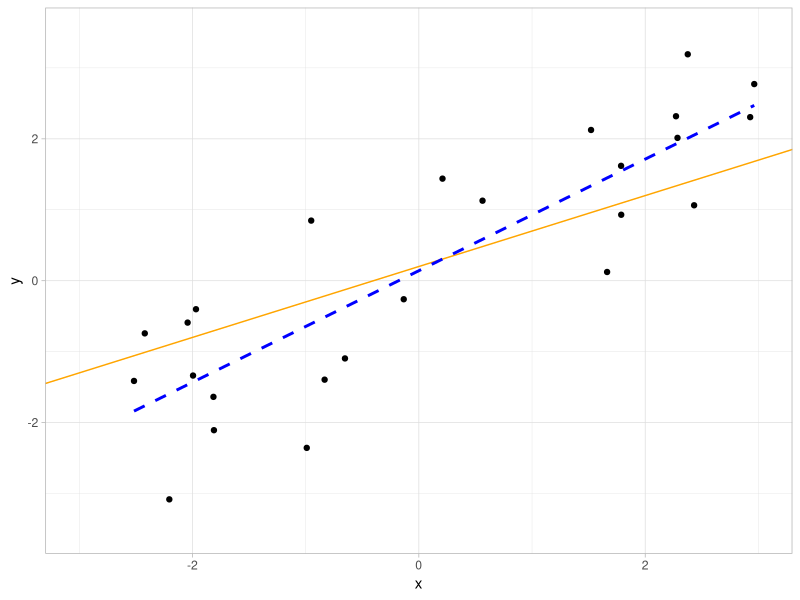

Source code (R):
library(tidyverse)
library(broom)


##################################################
### Generate data from a KNOWN simple regression model
### to explore sampling variation
##################################################

# Set up KNOWN parameters in simulation 
beta = c(0.2, 0.5)
sigma = 1
n = 25


# Simulate x-values to use in each trial of the simulation
set.seed(123456) #Make simulation reproducible
x = runif(n, min = -3, max = 3)


# Generate y-values from model
y = beta[1] + beta[2] * x + rnorm(n, mean = 0, sd = sigma)


# Plot the data and the regression lines
data.frame(x, y) %>%
  ggplot(aes(x = x, y = y)) +
  geom_point() +
  xlim(-3, 3) +
  ylim(-3.5, 3.5) +
  theme_light() +
  geom_abline(intercept = 0.2, slope = 0.5, color = "orange") + #population regression line
  geom_smooth(method = "lm", se = FALSE, color = "blue", linetype = "dashed") #sample regression line 
  
# Obtain coefficient values
fitted_model = lm(y ~ 1 + x)

coef(fitted_model)[[1]] #Extract intercept
coef(fitted_model)[[2]] #Extract slope

# Alternatively...
tidy(fitted_model)$estimate[1]
tidy(fitted_model)$estimate[2]


# What can we extract
names(fitted_model)


# You can also extract y-hats, residuals, sampling variances
fitted(fitted_model)
resid(fitted_model)
vcov(fitted_model)


# We can also extract from the summary() output
names(summary(fitted_model))
summary(fitted_model)$fstatistic[[1]] #Extract F-statistic
glance(fitted_model)$statistic[[1]]   #Extract F-statistic using glance() function






